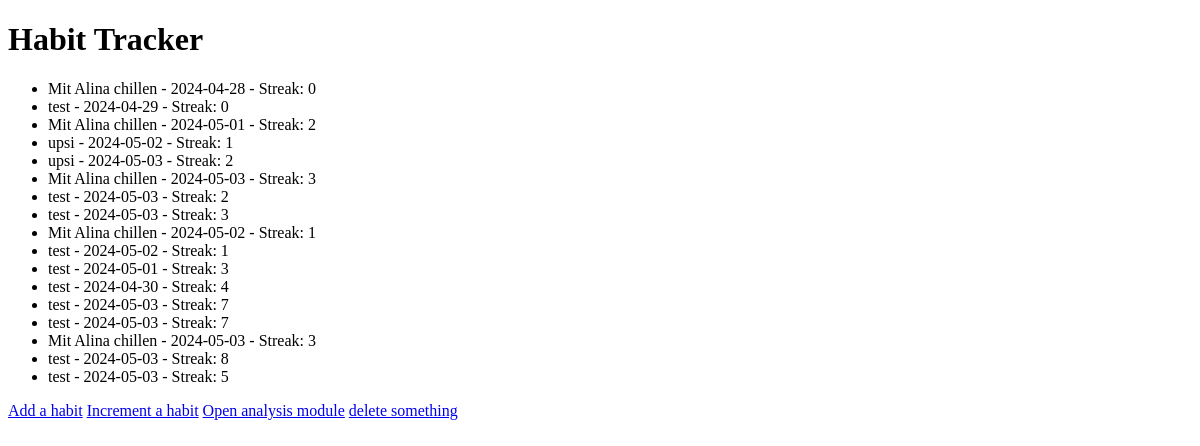
Before: / with the older database file.
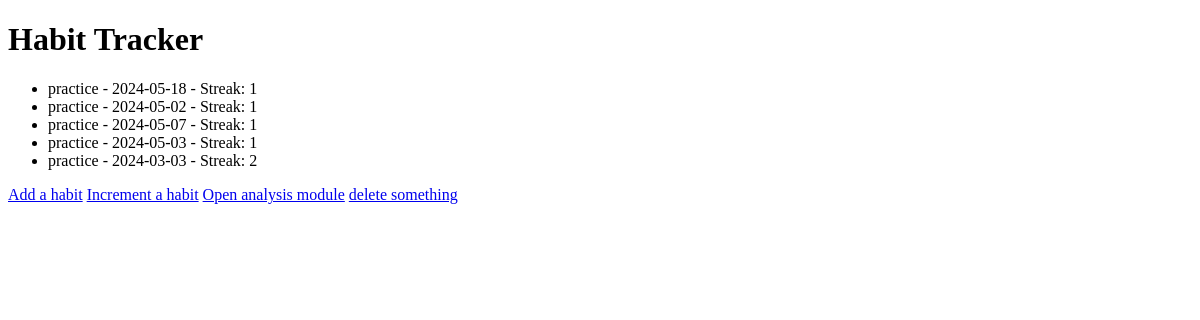
After: the same page with the newer database file.
### tables this page shows
CREATE TABLE habits (
            id INTEGER PRIMARY KEY AUTOINCREMENT,
            name TEXT NOT NULL,
            date TEXT NOT NULL,
            streak INTEGER NOT NULL
        );

### app.py (the view)
@app.route('/')
def index():
    app.config['DATABASE']  = 'habit_tracker.db'
    conn = get_db_connection()
    cur = conn.cursor()
    cur.execute('SELECT * FROM habits')
    habits = cur.fetchall()
    conn.close()
    return render_template('index.html', habits=habits)

### database.py (called while the page is built)
def get_db_connection():
    conn = sqlite3.connect(current_app.config['DATABASE'])
    conn.row_factory = sqlite3.Row # getting back dictionaries from the row data
    return conn

### templates/index.html (shortened to what this page needs)
<!DOCTYPE html>
<html lang="en">
<head>
</head>
<body>
    <h1>Habit Tracker</h1>
    <ul>
        {% for habit in habits %}
        <li>{{ habit.name }} - {{ habit.date }} - Streak: {{ habit.streak }}</li>
        {% endfor %}
    </ul>
    <a href="{{ url_for('add')}}">Add a habit</a>
    <a href="{{ url_for('increment')}}">Increment a habit</a>
    <a href="{{ url_for('analysis')}}" >Open analysis module</a>
    <a href="{{ url_for('delete')}}" >delete something</a>
</body>
</html>

Changed rows visible on the page:
removed habits: name "Mit Alina chillen", date "2024-04-28", streak "0"
removed habits: name "test", date "2024-04-29", streak "0"
removed habits: name "Mit Alina chillen", date "2024-05-01", streak "2"
removed habits: name "upsi", date "2024-05-02", streak "1"
removed habits: name "upsi", date "2024-05-03", streak "2"
removed habits: name "Mit Alina chillen", date "2024-05-03", streak "3"
removed habits: name "test", date "2024-05-03", streak "2"
removed habits: name "test", date "2024-05-03", streak "3"
removed habits: name "Mit Alina chillen", date "2024-05-02", streak "1"
removed habits: name "test", date "2024-05-02", streak "1"
removed habits: name "test", date "2024-05-01", streak "3"
removed habits: name "test", date "2024-04-30", streak "4"
removed habits: name "test", date "2024-05-03", streak "7"
removed habits: name "test", date "2024-05-03", streak "7"
removed habits: name "Mit Alina chillen", date "2024-05-03", streak "3"
removed habits: name "test", date "2024-05-03", streak "8"
removed habits: name "test", date "2024-05-03", streak "5"
added habits: name "practice", date "2024-05-18", streak "1"
added habits: name "practice", date "2024-05-02", streak "1"
added habits: name "practice", date "2024-05-07", streak "1"
added habits: name "practice", date "2024-05-03", streak "1"
added habits: name "practice", date "2024-03-03", streak "2"
